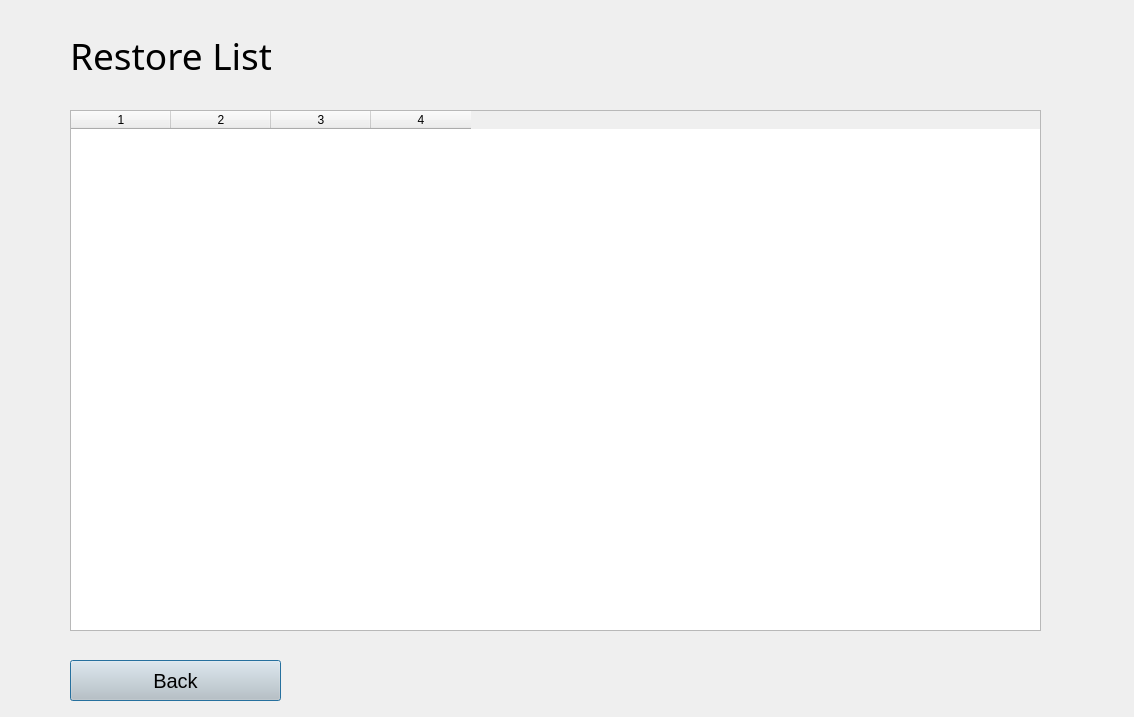
<?xml version="1.0" encoding="UTF-8"?>
<ui version="4.0">
 <class>Dialog</class>
 <widget class="QDialog" name="Dialog">
  <property name="geometry">
   <rect>
    <x>0</x>
    <y>0</y>
    <width>1134</width>
    <height>717</height>
   </rect>
  </property>
  <property name="windowTitle">
   <string>Dialog</string>
  </property>
  <widget class="QTableWidget" name="Restorelist">
   <property name="geometry">
    <rect>
     <x>70</x>
     <y>110</y>
     <width>971</width>
     <height>521</height>
    </rect>
   </property>
   <property name="lineWidth">
    <number>1</number>
   </property>
   <property name="sizeAdjustPolicy">
    <enum>QAbstractScrollArea::AdjustToContents</enum>
   </property>
   <property name="alternatingRowColors">
    <bool>false</bool>
   </property>
   <property name="gridStyle">
    <enum>Qt::SolidLine</enum>
   </property>
   <property name="rowCount">
    <number>0</number>
   </property>
   <property name="columnCount">
    <number>4</number>
   </property>
   <attribute name="horizontalHeaderVisible">
    <bool>true</bool>
   </attribute>
   <attribute name="horizontalHeaderCascadingSectionResizes">
    <bool>false</bool>
   </attribute>
   <attribute name="horizontalHeaderHighlightSections">
    <bool>true</bool>
   </attribute>
   <attribute name="horizontalHeaderShowSortIndicator" stdset="0">
    <bool>false</bool>
   </attribute>
   <attribute name="horizontalHeaderStretchLastSection">
    <bool>false</bool>
   </attribute>
   <attribute name="verticalHeaderVisible">
    <bool>false</bool>
   </attribute>
   <column/>
   <column/>
   <column/>
   <column/>
  </widget>
  <widget class="QLabel" name="label">
   <property name="geometry">
    <rect>
     <x>70</x>
     <y>30</y>
     <width>201</width>
     <height>51</height>
    </rect>
   </property>
   <property name="font">
    <font>
     <family>Bahnschrift</family>
     <pointsize>28</pointsize>
    </font>
   </property>
   <property name="text">
    <string>Restore List</string>
   </property>
  </widget>
  <widget class="QPushButton" name="BatchBackButton">
   <property name="geometry">
    <rect>
     <x>70</x>
     <y>660</y>
     <width>211</width>
     <height>41</height>
    </rect>
   </property>
   <property name="font">
    <font>
     <family>MS Sans Serif</family>
     <pointsize>15</pointsize>
     <weight>50</weight>
     <bold>false</bold>
    </font>
   </property>
   <property name="styleSheet">
    <string notr="true">background-color: rgb(200, 200, 200);</string>
   </property>
   <property name="text">
    <string>Back</string>
   </property>
  </widget>
 </widget>
 <resources/>
 <connections/>
</ui>
